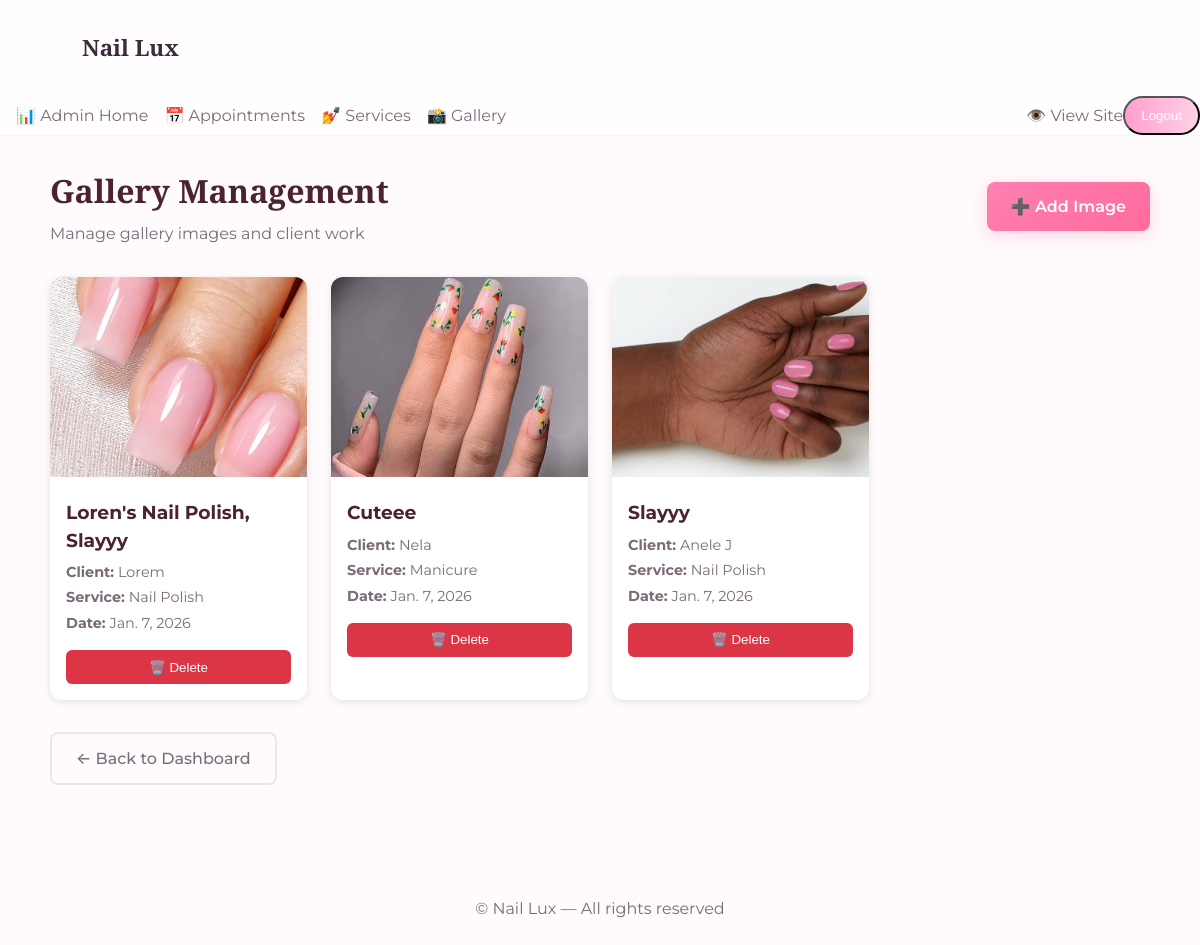
Screenshot of /site-admin/gallery/ (signed in) with the database file from the repository.
### home/models.py (models this page shows, shortened)
class gallery(models.Model):
    client_name = models.CharField(max_length=100)
    service_received = models.CharField(max_length=100)
    caption = models.CharField(max_length=100)
    image = models.ImageField(upload_to='gallery/')
    date_pub = models.DateField(auto_now_add=True)

### site_admin/views.py (the view)
# urls.py: path('gallery/', views.gallery_admin, name='gallery_admin'),
@login_required(login_url='admin_login')
def gallery_admin(request):
    gallery_items = gallery.objects.all().order_by('-date_pub')
    return render(request, 'admin/gallery.html', context={'gallery_items': gallery_items})

### site_admin/context_processors.py (called while the page is built)
def admin_context(request):
    is_admin = request.path.startswith('/site-admin')
    return {
        'is_admin_section': is_admin,
    }

### site_admin/templates/admin/gallery.html (shortened to what this page needs)
{% extends "base.html" %}
{% block content %}
<section class="container admin-section" style="padding: 2rem 0;">
  <div style="display: flex; justify-content: space-between; align-items: center; margin-bottom: 2rem; flex-wrap: wrap; gap: 1rem;">
    <div>
      <h1 style="font-family: Playfair Display, serif; color: #4a2231; font-size: 2rem; margin: 0;">Gallery Management</h1>
      <p style="color: #7a6b79; margin: 0.5rem 0 0;">Manage gallery images and client work</p>
    </div>
    <a href="{% url 'add_gallery' %}" class="btn-primary" style="padding: 0.8rem 1.5rem; text-decoration: none; border-radius: 8px; display: inline-block;">➕ Add Image</a>
  </div>
  {% if gallery_items %}
  <div style="display: grid; grid-template-columns: repeat(auto-fill, minmax(250px, 1fr)); gap: 1.5rem;">
    {% for item in gallery_items %}
    <div style="background: white; border-radius: 12px; overflow: hidden; box-shadow: 0 2px 8px rgba(0,0,0,0.1); transition: all 0.2s ease;">
      <img src="{{ item.image.url }}" alt="{{ item.caption }}" style="width: 100%; height: 200px; object-fit: cover;">
      <div style="padding: 1rem;">
        <h3 style="margin: 0 0 0.5rem; color: #4a2231;">{{ item.caption }}</h3>
        <p style="margin: 0.3rem 0; color: #7a6b79; font-size: 0.9rem;"><strong>Client:</strong> {{ item.client_name }}</p>
        <p style="margin: 0.3rem 0; color: #7a6b79; font-size: 0.9rem;"><strong>Service:</strong> {{ item.service_received }}</p>
        <p style="margin: 0.3rem 0 1rem; color: #7a6b79; font-size: 0.9rem;"><strong>Date:</strong> {{ item.date_pub }}</p>
        <form method="post" action="{% url 'delete_gallery' item.id %}" style="margin: 0;">
          <button type="submit" class="btn-danger" style="width: 100%; padding: 0.6rem; border: none; border-radius: 6px; cursor: pointer;" onclick="return confirm('Delete this image?');">🗑️ Delete</button>
        </form>
      </div>
    </div>
    {% endfor %}
  </div>
  {% else %}
  <div style="background: white; padding: 2rem; border-radius: 12px; text-align: center;">
    <h3 style="color: #4a2231;">No gallery items yet</h3>
    <p style="color: #7a6b79;">Start by <a href="{% url 'add_gallery' %}" style="color: #ff7fb1; text-decoration: none;">adding an image</a></p>
  </div>
  {% endif %}
  <div style="margin-top: 2rem;">
    <a href="{% url 'admin_dashboard' %}" class="btn-ghost" style="padding: 0.8rem 1.5rem; text-decoration: none; border: 2px solid rgba(0,0,0,0.08); border-radius: 8px; display: inline-block;">← Back to Dashboard</a>
  </div>
</section>
{% endblock %}

### home/static/home/styles.css (style rules this page uses)
:root { --bg:#fffafc; --muted:#7a6b79; --accent:#ff9fcf; --accent-2:#ffd1e6; --card:#ffffff; --max-w:1100px; }
* { box-sizing:border-box }
body { font-family:Montserrat,system-ui,-apple-system,Segoe UI,Roboto,"Helvetica Neue",Arial;line-height:1.45;color:#2b2b2b;background:var(--bg);margin:0 }
.container { max-width:var(--max-w);margin:0 auto;padding:2rem }
.btn-primary { display:inline-block;background:linear-gradient(90deg,var(--accent),#ff7fb1);color:white;padding:0.9rem 1.2rem;border-radius:12px;text-decoration:none;font-weight:600;box-shadow:0 6px 18px rgba(255,127,177,0.14) }
.btn-ghost { display:inline-block;padding:0.6rem 1rem;border-radius:12px;border:1px solid rgba(0,0,0,0.08);text-decoration:none;color:var(--muted) }
.btn-primary { background: linear-gradient(135deg, #ff7fb1, #ff6b9d); color: white; padding: 0.9rem 2rem; border-radius: 12px; text-decoration: none; font-weight: 600; border: none; cursor: pointer; transition: all 0.2s ease; box-shadow: 0 4px 16px rgba(255, 127, 177, 0.3); display: inline-flex; align-items: center; gap: 0.5rem; }
.btn-ghost { display: inline-block; padding: 0.8rem 1.5rem; border-radius: 12px; border: 2px solid rgba(0, 0, 0, 0.08); text-decoration: none; color: #7a6b79; font-weight: 500; transition: all 0.2s ease; }
.btn-danger { background-color: #dc3545; color: white; padding: 0.6rem 1rem; border: none; border-radius: 6px; cursor: pointer; font-weight: 500; transition: all 0.3s ease; }

### rows the page displays
gallery: image (picture), caption "Loren's Nail Polish, Slayyy", client_name "Lorem", service_received "Nail Polish", date_pub "Jan. 7, 2026"
gallery: image (picture), caption "Cuteee", client_name "Nela", service_received "Manicure", date_pub "Jan. 7, 2026"
gallery: image (picture), caption "Slayyy", client_name "Anele J", service_received "Nail Polish", date_pub "Jan. 7, 2026"
